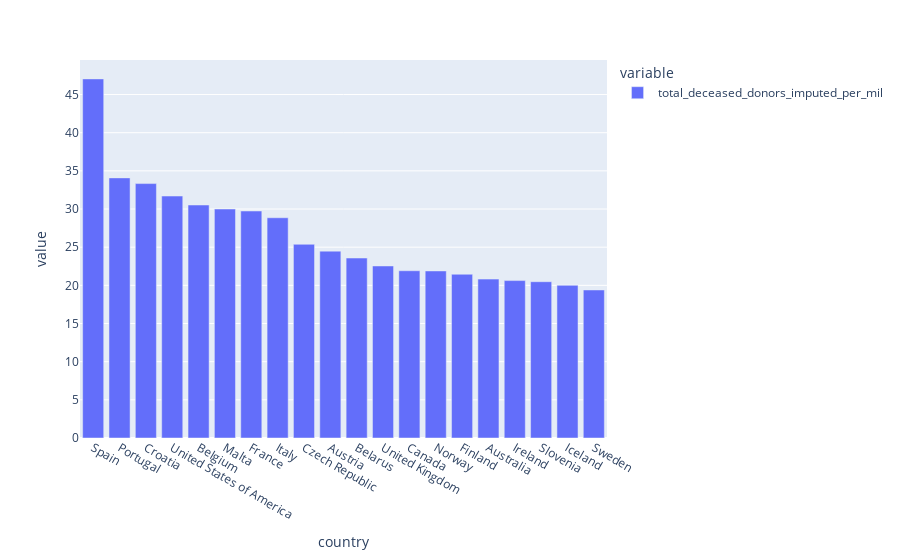

Notebook code for this chart:
### Markdown cell above
Again, we can visualize this using a bar chart

### Code cell
px.bar(countries_top_20_2017_per_mil)

### Figure 1 — Plotly figure (JSON) as saved in the notebook; plotly's stock layout.template omitted (floating-point values rounded to 4 significant figures)
{"data": [{"hovertemplate": "variable=total_deceased_donors_imputed_per_mil<br>country=%{x}<br>value=%{y}<extra></extra>", "legendgroup": "total_deceased_donors_imputed_per_mil", "marker": {"color": "#636efa", "pattern": {"shape": ""}}, "name": "total_deceased_donors_imputed_per_mil", "orientation": "v", "showlegend": true, "textposition": "auto", "type": "bar", "x": ["Spain", "Portugal", "Croatia", "United States of America", "Belgium", "Malta", "France", "Italy", "Czech Republic", "Austria", "Belarus", "United Kingdom", "Canada", "Norway", "Finland", "Australia", "Ireland", "Slovenia", "Iceland", "Sweden"], "xaxis": "x", "y": [47.05, 34.08, 33.33, 31.7, 30.53, 30.0, 29.74, 28.86, 25.38, 24.48, 23.58, 22.54, 21.91, 21.89, 21.45, 20.82, 20.62, 20.48, 20.0, 19.39], "yaxis": "y"}], "layout": {"barmode": "relative", "legend": {"title": {"text": "variable"}, "tracegroupgap": 0}, "margin": {"t": 60}, "xaxis": {"anchor": "y", "domain": [0, 1], "title": {"text": "country"}}, "yaxis": {"anchor": "x", "domain": [0, 1], "title": {"text": "value"}}}}
